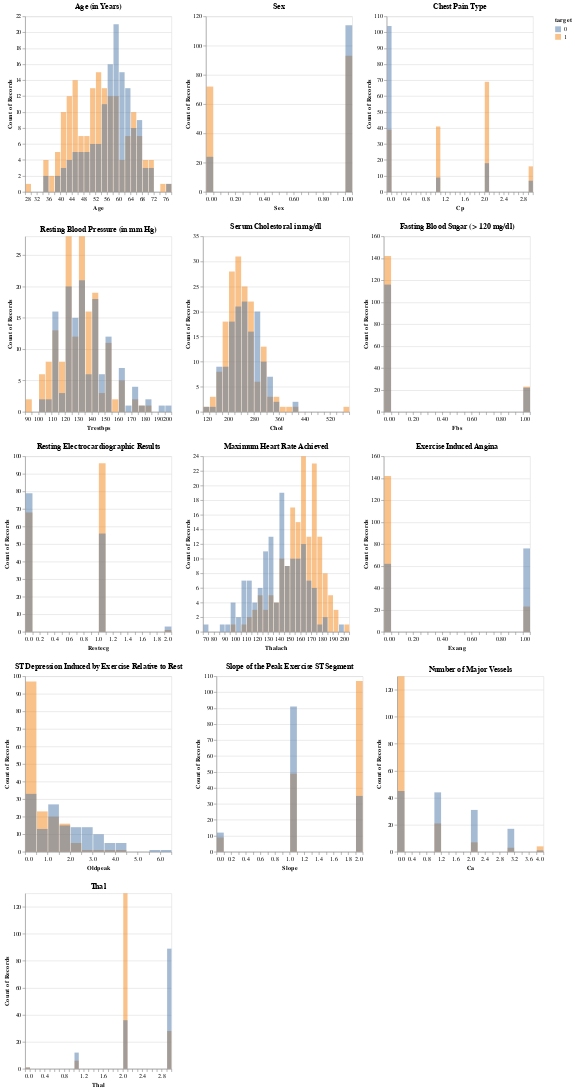

Source (notebook cell):
### Markdown cell above
## Frequency Plots

### Code cell
features = ['age', 'sex', 'cp', 'trestbps', 'chol', 'fbs', 'restecg', 'thalach',
       'exang', 'oldpeak', 'slope', 'ca', 'thal']

titles = ['Age (in Years)', 'Sex', 'Chest Pain Type', 'Resting Blood Pressure (in mm Hg)', 'Serum Cholestoral in mg/dl',
'Fasting Blood Sugar (> 120 mg/dl)', 'Resting Electrocardiographic Results', 'Maximum Heart Rate Achieved', 'Exercise Induced Angina',
'ST Depression Induced by Exercise Relative to Rest', 'Slope of the Peak Exercise ST Segment', 'Number of Major Vessels', 'Thal']

plots = []
    
for feature in features:
    plot = alt.Chart(heart).mark_bar(
        opacity=0.5).encode(
        alt.X(feature, bin=alt.Bin(maxbins=30), title = str.title(feature)),
        alt.Y('count()', stack=None),
        alt.Color('target:N')).properties(
        title= (titles.pop(0)),
        width = 250)
    plots.append(plot)

def make_hcc(row_of_charts):
    hconcat = [chart for chart in row_of_charts]
    hcc = alt.HConcatChart(hconcat=hconcat)
    return hcc

def facet_plot(charts, charts_per_row):
    rows_of_charts = [
        charts[i:i+charts_per_row] 
        for i in range(0, len(charts), charts_per_row)]        
    vconcat = [make_hcc(r) for r in rows_of_charts]    
    vcc = alt.VConcatChart(vconcat=vconcat)
      
    return vcc

faceted_charts = facet_plot(plots, 3)    
faceted_charts

### Figure 1 — Vega-Lite specification as saved in the notebook (floating-point values rounded to 4 significant figures; data arrays with more than 128 entries replaced by an {"elided": "..."} marker saying what was removed)
{"$schema": "https://vega.github.io/schema/vega-lite/v3.4.0.json", "config": {"mark": {"tooltip": null}, "view": {"height": 300, "width": 400}}, "data": {"name": "data-a24de27fcaca3464660850dd7c56a142"}, "datasets": {"data-a24de27fcaca3464660850dd7c56a142": {"elided": "303 records"}}, "vconcat": [{"hconcat": [{"encoding": {"color": {"field": "target", "type": "nominal"}, "x": {"bin": {"maxbins": 30}, "field": "age", "title": "Age", "type": "quantitative"}, "y": {"aggregate": "count", "stack": null, "type": "quantitative"}}, "mark": {"opacity": 0.5, "type": "bar"}, "title": "Age (in Years)", "width": 250}, {"encoding": {"color": {"field": "target", "type": "nominal"}, "x": {"bin": {"maxbins": 30}, "field": "sex", "title": "Sex", "type": "quantitative"}, "y": {"aggregate": "count", "stack": null, "type": "quantitative"}}, "mark": {"opacity": 0.5, "type": "bar"}, "title": "Sex", "width": 250}, {"encoding": {"color": {"field": "target", "type": "nominal"}, "x": {"bin": {"maxbins": 30}, "field": "cp", "title": "Cp", "type": "quantitative"}, "y": {"aggregate": "count", "stack": null, "type": "quantitative"}}, "mark": {"opacity": 0.5, "type": "bar"}, "title": "Chest Pain Type", "width": 250}]}, {"hconcat": [{"encoding": {"color": {"field": "target", "type": "nominal"}, "x": {"bin": {"maxbins": 30}, "field": "trestbps", "title": "Trestbps", "type": "quantitative"}, "y": {"aggregate": "count", "stack": null, "type": "quantitative"}}, "mark": {"opacity": 0.5, "type": "bar"}, "title": "Resting Blood Pressure (in mm Hg)", "width": 250}, {"encoding": {"color": {"field": "target", "type": "nominal"}, "x": {"bin": {"maxbins": 30}, "field": "chol", "title": "Chol", "type": "quantitative"}, "y": {"aggregate": "count", "stack": null, "type": "quantitative"}}, "mark": {"opacity": 0.5, "type": "bar"}, "title": "Serum Cholestoral in mg/dl", "width": 250}, {"encoding": {"color": {"field": "target", "type": "nominal"}, "x": {"bin": {"maxbins": 30}, "field": "fbs", "title": "Fbs", "type": "quantitative"}, "y": {"aggregate": "count", "stack": null, "type": "quantitative"}}, "mark": {"opacity": 0.5, "type": "bar"}, "title": "Fasting Blood Sugar (> 120 mg/dl)", "width": 250}]}, {"hconcat": [{"encoding": {"color": {"field": "target", "type": "nominal"}, "x": {"bin": {"maxbins": 30}, "field": "restecg", "title": "Restecg", "type": "quantitative"}, "y": {"aggregate": "count", "stack": null, "type": "quantitative"}}, "mark": {"opacity": 0.5, "type": "bar"}, "title": "Resting Electrocardiographic Results", "width": 250}, {"encoding": {"color": {"field": "target", "type": "nominal"}, "x": {"bin": {"maxbins": 30}, "field": "thalach", "title": "Thalach", "type": "quantitative"}, "y": {"aggregate": "count", "stack": null, "type": "quantitative"}}, "mark": {"opacity": 0.5, "type": "bar"}, "title": "Maximum Heart Rate Achieved", "width": 250}, {"encoding": {"color": {"field": "target", "type": "nominal"}, "x": {"bin": {"maxbins": 30}, "field": "exang", "title": "Exang", "type": "quantitative"}, "y": {"aggregate": "count", "stack": null, "type": "quantitative"}}, "mark": {"opacity": 0.5, "type": "bar"}, "title": "Exercise Induced Angina", "width": 250}]}, {"hconcat": [{"encoding": {"color": {"field": "target", "type": "nominal"}, "x": {"bin": {"maxbins": 30}, "field": "oldpeak", "title": "Oldpeak", "type": "quantitative"}, "y": {"aggregate": "count", "stack": null, "type": "quantitative"}}, "mark": {"opacity": 0.5, "type": "bar"}, "title": "ST Depression Induced by Exercise Relative to Rest", "width": 250}, {"encoding": {"color": {"field": "target", "type": "nominal"}, "x": {"bin": {"maxbins": 30}, "field": "slope", "title": "Slope", "type": "quantitative"}, "y": {"aggregate": "count", "stack": null, "type": "quantitative"}}, "mark": {"opacity": 0.5, "type": "bar"}, "title": "Slope of the Peak Exercise ST Segment", "width": 250}, {"encoding": {"color": {"field": "target", "type": "nominal"}, "x": {"bin": {"maxbins": 30}, "field": "ca", "title": "Ca", "type": "quantitative"}, "y": {"aggregate": "count", "stack": null, "type": "quantitative"}}, "mark": {"opacity": 0.5, "type": "bar"}, "title": "Number of Major Vessels", "width": 250}]}, {"hconcat": [{"encoding": {"color": {"field": "target", "type": "nominal"}, "x": {"bin": {"maxbins": 30}, "field": "thal", "title": "Thal", "type": "quantitative"}, "y": {"aggregate": "count", "stack": null, "type": "quantitative"}}, "mark": {"opacity": 0.5, "type": "bar"}, "title": "Thal", "width": 250}]}]}
